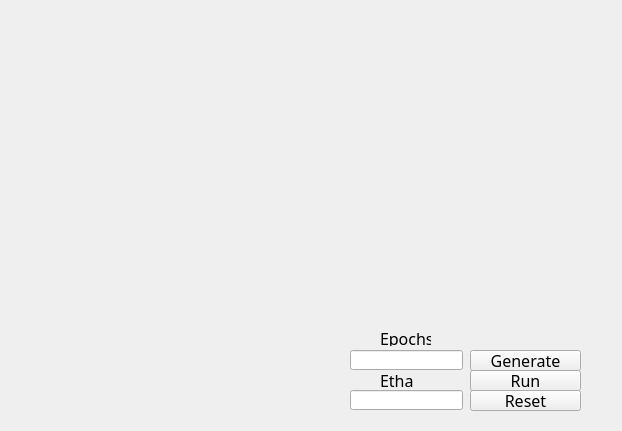
<?xml version="1.0" encoding="UTF-8"?>
<ui version="4.0">
 <class>MainWindow</class>
 <widget class="QMainWindow" name="MainWindow">
  <property name="geometry">
   <rect>
    <x>0</x>
    <y>0</y>
    <width>622</width>
    <height>431</height>
   </rect>
  </property>
  <property name="windowTitle">
   <string>Commodore64</string>
  </property>
  <widget class="QWidget" name="centralwidget">
   <widget class="QPushButton" name="generatePB">
    <property name="geometry">
     <rect>
      <x>470</x>
      <y>350</y>
      <width>111</width>
      <height>21</height>
     </rect>
    </property>
    <property name="font">
     <font>
      <family>PxPlus IBM BIOS-2y</family>
      <pointsize>12</pointsize>
     </font>
    </property>
    <property name="text">
     <string>Generate</string>
    </property>
   </widget>
   <widget class="QLabel" name="label_4">
    <property name="geometry">
     <rect>
      <x>350</x>
      <y>10</y>
      <width>251</width>
      <height>61</height>
     </rect>
    </property>
    <property name="font">
     <font>
      <family>PxPlus IBM BIOS-2y</family>
      <pointsize>14</pointsize>
     </font>
    </property>
    <property name="layoutDirection">
     <enum>Qt::LeftToRight</enum>
    </property>
    <property name="text">
     <string/>
    </property>
    <property name="pixmap">
     <pixmap resource="Resources.qrc">:/Images/assets/images/perceptron.png</pixmap>
    </property>
    <property name="alignment">
     <set>Qt::AlignCenter</set>
    </property>
   </widget>
   <widget class="QCustomPlot" name="plotField" native="true">
    <property name="geometry">
     <rect>
      <x>10</x>
      <y>10</y>
      <width>351</width>
      <height>291</height>
     </rect>
    </property>
   </widget>
   <widget class="QLabel" name="background">
    <property name="geometry">
     <rect>
      <x>0</x>
      <y>0</y>
      <width>621</width>
      <height>431</height>
     </rect>
    </property>
    <property name="text">
     <string/>
    </property>
   </widget>
   <widget class="QLabel" name="kirbo">
    <property name="geometry">
     <rect>
      <x>120</x>
      <y>300</y>
      <width>131</width>
      <height>121</height>
     </rect>
    </property>
    <property name="text">
     <string/>
    </property>
   </widget>
   <widget class="QPushButton" name="resetPB">
    <property name="geometry">
     <rect>
      <x>470</x>
      <y>390</y>
      <width>111</width>
      <height>21</height>
     </rect>
    </property>
    <property name="font">
     <font>
      <family>PxPlus IBM BIOS-2y</family>
      <pointsize>12</pointsize>
     </font>
    </property>
    <property name="text">
     <string>Reset</string>
    </property>
   </widget>
   <widget class="QLabel" name="yuri">
    <property name="geometry">
     <rect>
      <x>410</x>
      <y>20</y>
      <width>140</width>
      <height>290</height>
     </rect>
    </property>
    <property name="minimumSize">
     <size>
      <width>140</width>
      <height>290</height>
     </size>
    </property>
    <property name="text">
     <string/>
    </property>
   </widget>
   <widget class="QPushButton" name="runPB">
    <property name="geometry">
     <rect>
      <x>470</x>
      <y>370</y>
      <width>111</width>
      <height>21</height>
     </rect>
    </property>
    <property name="font">
     <font>
      <family>PxPlus IBM BIOS-2y</family>
      <pointsize>12</pointsize>
     </font>
    </property>
    <property name="text">
     <string>Run</string>
    </property>
   </widget>
   <widget class="QLineEdit" name="epochsLE">
    <property name="geometry">
     <rect>
      <x>350</x>
      <y>350</y>
      <width>113</width>
      <height>20</height>
     </rect>
    </property>
   </widget>
   <widget class="QLabel" name="epochsLB">
    <property name="geometry">
     <rect>
      <x>380</x>
      <y>330</y>
      <width>51</width>
      <height>16</height>
     </rect>
    </property>
    <property name="font">
     <font>
      <family>PxPlus IBM BIOS-2y</family>
      <pointsize>12</pointsize>
     </font>
    </property>
    <property name="text">
     <string>Epochs</string>
    </property>
   </widget>
   <widget class="QLabel" name="ethaLB">
    <property name="geometry">
     <rect>
      <x>380</x>
      <y>370</y>
      <width>51</width>
      <height>20</height>
     </rect>
    </property>
    <property name="font">
     <font>
      <family>PxPlus IBM BIOS-2y</family>
      <pointsize>12</pointsize>
     </font>
    </property>
    <property name="text">
     <string>Etha</string>
    </property>
   </widget>
   <widget class="QLineEdit" name="ethaLE">
    <property name="geometry">
     <rect>
      <x>350</x>
      <y>390</y>
      <width>113</width>
      <height>20</height>
     </rect>
    </property>
   </widget>
   <zorder>background</zorder>
   <zorder>generatePB</zorder>
   <zorder>label_4</zorder>
   <zorder>plotField</zorder>
   <zorder>kirbo</zorder>
   <zorder>resetPB</zorder>
   <zorder>yuri</zorder>
   <zorder>runPB</zorder>
   <zorder>epochsLE</zorder>
   <zorder>epochsLB</zorder>
   <zorder>ethaLB</zorder>
   <zorder>ethaLE</zorder>
  </widget>
 </widget>
 <customwidgets>
  <customwidget>
   <class>QCustomPlot</class>
   <extends>QWidget</extends>
   <header>qcustomplot.h</header>
   <container>1</container>
  </customwidget>
 </customwidgets>
 <resources>
  <include location="Resources.qrc"/>
 </resources>
 <connections/>
</ui>
